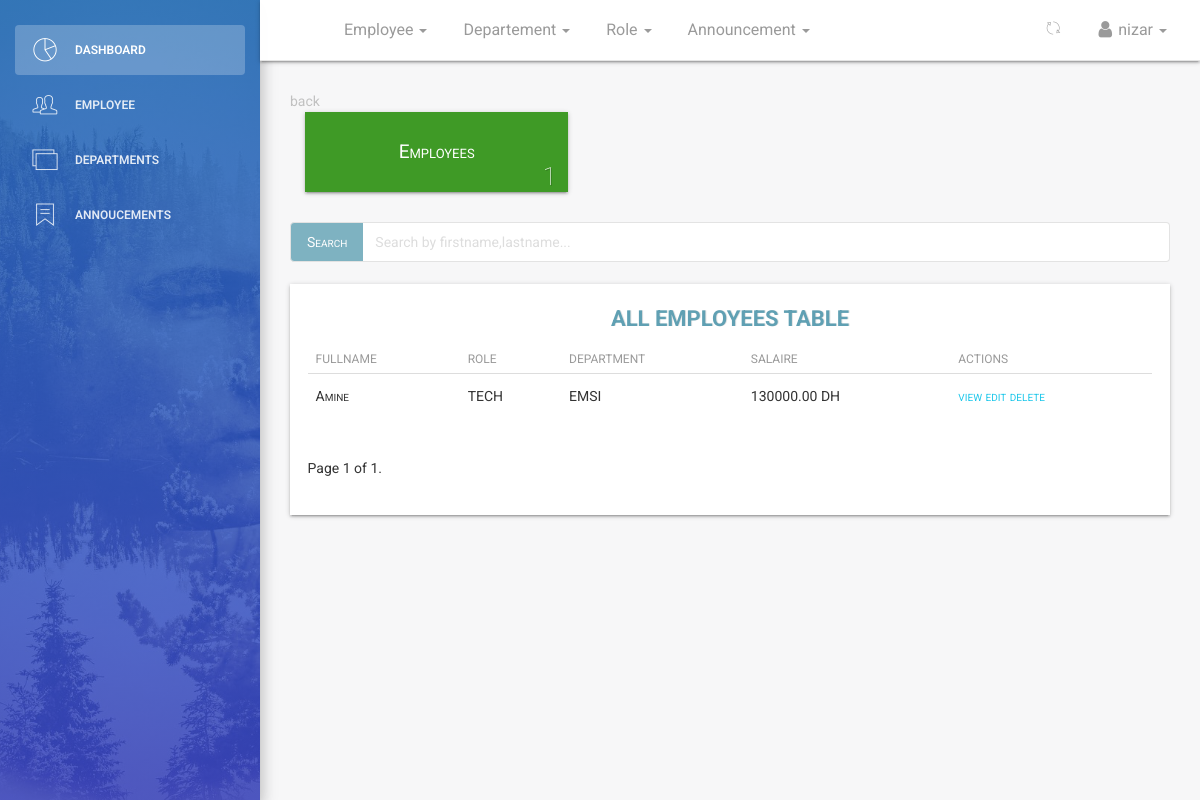
Page /dashboard/employees/all/ (signed in) on the committed database.
### employee/models.py (models this page shows, shortened)
class Employee(models.Model):
    MALE = 'male'
    FEMALE = 'female'
    OTHER = 'other'
    NOT_KNOWN = 'Not Known'
    GENDER = (
        (MALE, 'Male'),
        (FEMALE, 'Female'),
        (OTHER, 'Other'),
        (NOT_KNOWN, 'Not Known'),
    )
    user = models.ForeignKey(User, on_delete=models.CASCADE, default=1)
    image = models.FileField(_('Profile Image'), upload_to='profiles', default='default.png', blank=True,
                             null=True, help_text='upload image size less than 2.0MB')  # work on path username-date/image
    firstname = models.CharField(
        _('Firstname'), max_length=125, null=False, blank=False)
    lastname = models.CharField(
        _('Lastname'), max_length=125, null=False, blank=False)
    sex = models.CharField(_('Gender'), max_length=10,
                           default=MALE, choices=GENDER, blank=False)
    email = models.CharField(
        _('Email (optional)'), max_length=255, default=None, blank=True, null=True)
    tel = PhoneNumberField(default='+212000000000', null=False, blank=False,
                           verbose_name='Phone Number (Example +212000000000)', help_text='Enter number with Country Code Eg. +212000000000')
    bio = models.CharField(_('Bio'), help_text='your biography,tell me something about yourself eg. i love working ...',
                           max_length=255, default='', null=True, blank=True)
    birthday = models.DateField(_('Birthday'), blank=False, null=False)
    cinnumber = models.CharField(
        _('CIN Number'), max_length=30, null=True, blank=True)
    department = models.ForeignKey(Department, verbose_name=_(
        'Department'), on_delete=models.SET_NULL, null=True, default=None)
    role = models.ForeignKey(Role, verbose_name=_(
        'Role'), on_delete=models.SET_NULL, null=True, default=None)
    startdate = models.DateField(
        _('Employement Date'), help_text='date of employement', blank=False, null=True)
    salaire = models.DecimalField(
        _('Salaire'), max_digits=10, decimal_places=2, default=0)
    created = models.DateTimeField(verbose_name=_(
        'Created'), auto_now_add=True, null=True)
    updated = models.DateTimeField(
        verbose_name=_('Updated'), auto_now=True, null=True)
    objects = EmployeeManager()
    class Meta:
        verbose_name = _('Employee')
        verbose_name_plural = _('Employees')
        ordering = ['-created']

class Role(models.Model):
    name = models.CharField(max_length=125)
    description = models.CharField(max_length=125, null=True, blank=True)
    created = models.DateTimeField(
        verbose_name=_('Created'), auto_now_add=True)
    updated = models.DateTimeField(verbose_name=_('Updated'), auto_now=True)
    class Meta:
        verbose_name = _('Role')
        verbose_name_plural = _('Roles')
        ordering = ['name', 'created']
    def __str__(self):
        return self.name

class Department(models.Model):
    name = models.CharField(max_length=125)
    description = models.CharField(max_length=125, null=True, blank=True)
    created = models.DateTimeField(
        verbose_name=_('Created'), auto_now_add=True)
    updated = models.DateTimeField(verbose_name=_('Updated'), auto_now=True)
    class Meta:
        verbose_name = _('Department')
        verbose_name_plural = _('Departments')
        ordering = ['name', 'created']
    def __str__(self):
        return self.name

### dashboard/views.py (the view)
# urls.py: path('employees/all/', views.dashboard_employees, name='employees'),
def dashboard_employees(request):
    if not (request.user.is_authenticated and request.user.is_superuser and request.user.is_staff):
        return redirect('/')
    dataset = dict()
    departments = Department.objects.all()
    employees = Employee.objects.all()
    query = request.GET.get('search')
    if query:
        employees = employees.filter(
            Q(firstname__icontains=query) |
            Q(lastname__icontains=query)
        )
    paginator = Paginator(employees, 10)  # show 10 employee lists per page
    page = request.GET.get('page')
    employees_paginated = paginator.get_page(page)
    dataset['employee_list'] = employees_paginated
    dataset['departments'] = departments
    dataset['all_employees'] = Employee.objects.all_employees()
    dataset['title'] = 'Employees list view'
    return render(request, 'dashboard/employee_app.html', dataset)

### employee/managers.py (called while the page is built)
    def all_employees(self):
        return super().get_queryset()

### templates/dashboard/employee_app.html (shortened to what this page needs)
{% extends '_layout.html' %}
 {% block navheader %}
 	{% include 'includes/navheader_employee_app.html' %}
 {% endblock %}
 {% block content %}
        <section class="content">
            <section class="container-fluid">
            	<section class="row">
	            		<section class="col col-lg-12">
	            			<a href="{{request.META.HTTP_REFERER|escape}}" style="color:#c1c1c1;">back</a>
	            		</section>
            	</section>
            	   <section class="row">
                        <section class="col col-sm-8 offset-sm-2">
                        </section>
                    </section>
                    <section class="row margin-bottom">
                    	<div class="container-fluid">
                    	<section class="col-lg-4 col-md-4 col-sm-12">
	            			<div class="employee-box sec-box">
	            				<a href="{% url 'dashboard:employees' %}">
	            				<span>Employees</span>
	            				</a>
	            				<span class="count-object">{{ all_employees.count }}</span>
	            			</div>
            			</section>
	            		</div>
                    </section>
					<div class="row" style="margin-bottom: 2.2rem;margin-top: 3rem;">
					 <div class="">
					  <div class="col-lg-12">
					  	<form action="" method="GET">
						    <div class="input-group">
						      <span class="input-group-btn">
						        <button class="btn btn-default" id = "stylebutton" type="button">Search</button>
						      </span>
						      <input type="search" value="{{request.GET.search}}" name="search" class="form-control" placeholder="Search by firstname,lastname...">
						    </div>
					    </form>
					  </div>
					  </div>
					</div>
                	<div class="table-responsive table-shadow">
                		<div class="text-center table-description">
                			<h4 class="title-h3" style="color: #60a0b3 !important;
    						text-shadow: 1px 0px rgba(0,0,0,0.11)">ALL EMPLOYEES TABLE</h4>
                		</div>
                		<table class="table">
							  <thead>
							    <tr>
							      <th scope="col">Fullname</th>
							      <th scope="col">Role</th>
							      <th scope="col">Department</th>
							      <th scope="col">Salaire</th>
								<th scope="col">Actions</th>
							    </tr>
							  </thead>
							  <tbody>
							  	{% for employee in employee_list %}
							    <tr>
							      <td>{{ employee.user }}</td>
							      <td>{{ employee.role }}</td>
							      <td>{{ employee.department }}</td>
							      <td>{{ employee.salaire }} DH</td>
								  <td>
							      	<a href="{% url 'dashboard:employeeinfo' employee.id %}">
							      	    view
							      	</a>
							        <a href="{% url 'dashboard:edit' employee.id %}">
							       	edit
							        </a>
									<a href="{% url 'dashboard:delete' employee.id %}">
										delete
									 </a>
							      </td>
							    </tr>
							    {% endfor %}
							  </tbody>
						</table>
							  <div class="pagination">
							    <span class="step-links">
							        <span class="current">
							            Page {{ employee_list.number }} of {{ employee_list.paginator.num_pages }}.
							        </span>
							    </span>
							</div>
					</div>
            </section>
        </section>
 {% endblock %}

### templates/includes/navheader_employee_app.html (shortened to what this page needs)
 {% load static %}
 <nav class="navbar navbar-default navbar-fixed shadow">
            <div class="container-fluid">
                <div class="collapse navbar-collapse">
                    <ul class="nav navbar-nav navbar-left">
                        <li>
                            <a href="" class="dropdown-toggle" data-toggle="dropdown">
                            </a>
                        </li>
                        {% if request.user.is_superuser and request.user.is_staff %}
                        <li class="dropdown">
                              <a href="" class="dropdown-toggle" data-toggle="dropdown">
                                    <p>
                                        Employee
                                        <b class="caret"></b>
                                    </p>
                              </a>
                        </li>
                        <li class="dropdown">
                            <a href="" class="dropdown-toggle" data-toggle="dropdown">
                                  <p>
                                      Departement
                                      <b class="caret"></b>
                                  </p>
                            </a>
                      </li>
                      <li class="dropdown">
                        <a href="" class="dropdown-toggle" data-toggle="dropdown">
                              <p>
                                  Role
                                  <b class="caret"></b>
                              </p>
                        </a>
                  </li>
                  <li class="dropdown">
                    <a href="" class="dropdown-toggle" data-toggle="dropdown">
                          <p>
                              Announcement
                              <b class="caret"></b>
                          </p>
                    </a>
              </li>
                        {% endif %}
                    </ul>
                    <ul class="nav navbar-nav navbar-right">
                        <li class="dropdown">
                              <a href="" class="dropdown-toggle refresh-page" data-toggle="dropdown" title="refresh current page">
                                    <i class="pe-7s-refresh-2"></i>
                              </a>
                        </li>
                        <li class="dropdown">
                              <a href="" class="dropdown-toggle" data-toggle="dropdown">
                                    <p>
                                        <i class="fa fa-user"></i> {{ request.user}}
                                        <b class="caret"></b>
                                    </p>
                              </a>
                        </li>
                    </ul>
                </div>
            </div>
        </nav>

### rows in the picture
Employee: user "Amine", role "TECH", department "EMSI", salaire "130000.00"

### other values in the picture
{{ request.user }} "nizar"
{{ all_employees.count }} "1"
{{ employee_list.number }} "1"
{{ employee_list.paginator.num_pages }} "1"
